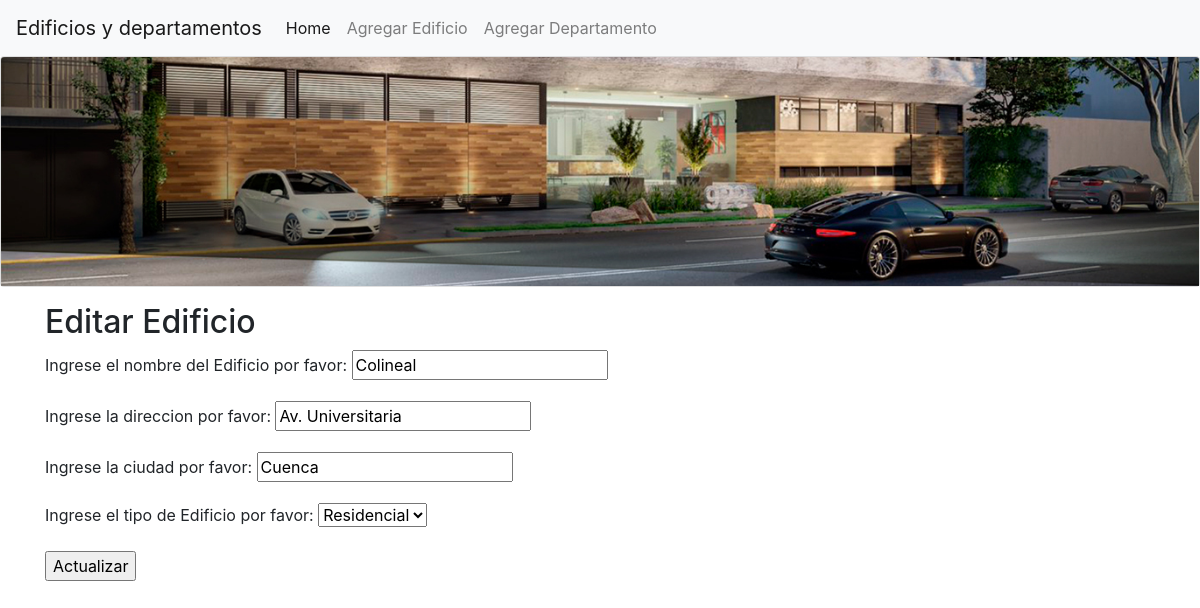
The app's page /editarEdificio/2 with its own data.
### administrativo/models.py (models this page shows, shortened)
class Edificio(models.Model):
    class Meta:
        verbose_name_plural = "Edificios"
    opciones_tipo = (
    ('residencial','Residencial'),
    ('comercial','Comercial'),
    )
    nombre = models.CharField(max_length=600)
    direccion = models.CharField(max_length=60)
    ciudad = models.CharField(max_length=40, unique=True)
    tipo = models.CharField(max_length=30, \
            choices= opciones_tipo)

### administrativo/views.py (the view)
# urls.py: path('editarEdificio/<int:id>', views.editarEdificio,
def editarEdificio(request, id):
    edificio = Edificio.objects.get(pk=id)
    if request.method=='POST':
        formulario = EdificioForm(request.POST, instance=edificio)
        print(formulario.errors)
        if formulario.is_valid():
            formulario.save()
            return redirect(index)
    else:
        formulario = EdificioForm(instance=edificio)
    diccionario = {'formulario': formulario}
    return render(request, 'editarEdificio.html', diccionario)

### administrativo/forms.py
class EdificioForm(ModelForm):
    class Meta:
        model = Edificio
        fields = ['nombre', 'direccion', 'ciudad', 'tipo']
        labels = {
            'nombre': _('Ingrese el nombre del Edificio por favor'),
            'direccion': _('Ingrese la direccion por favor'),
            'ciudad': _('Ingrese la ciudad por favor'),
            'tipo': _('Ingrese el tipo de Edificio por favor'),
        }

### administrativo/templates/editarEdificio.html (shortened to what this page needs)
{% extends "master.html" %}
{% block content %}
<div class="container">
  <h2>Editar Edificio</h3>
    <form action="" method="post">
      {{formulario.as_p}}
      <p><input type='submit' value='Actualizar' /></p>
    </form>
</div>
{% endblock %}

### records on screen
Edificio: nombre "Colineal", direccion "Av. Universitaria", ciudad "Cuenca", tipo "Residencial"
